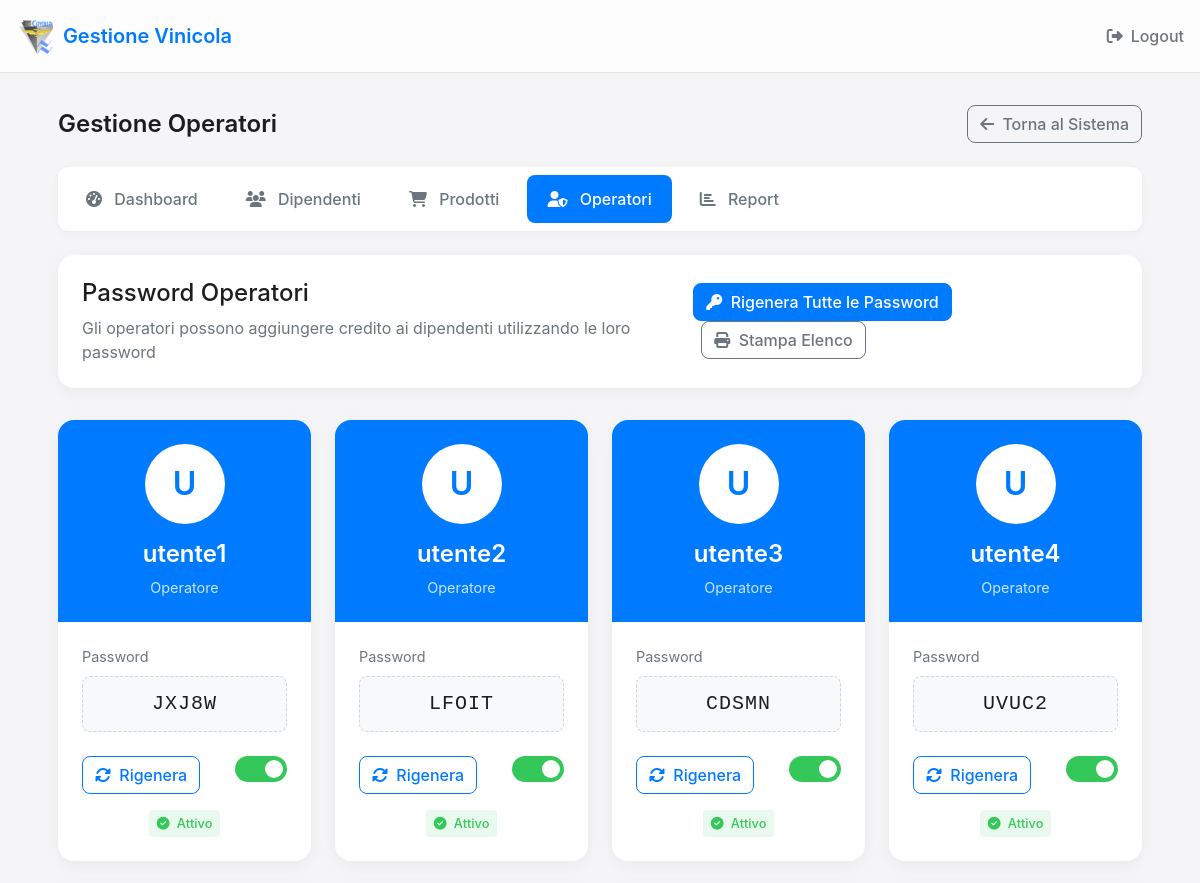
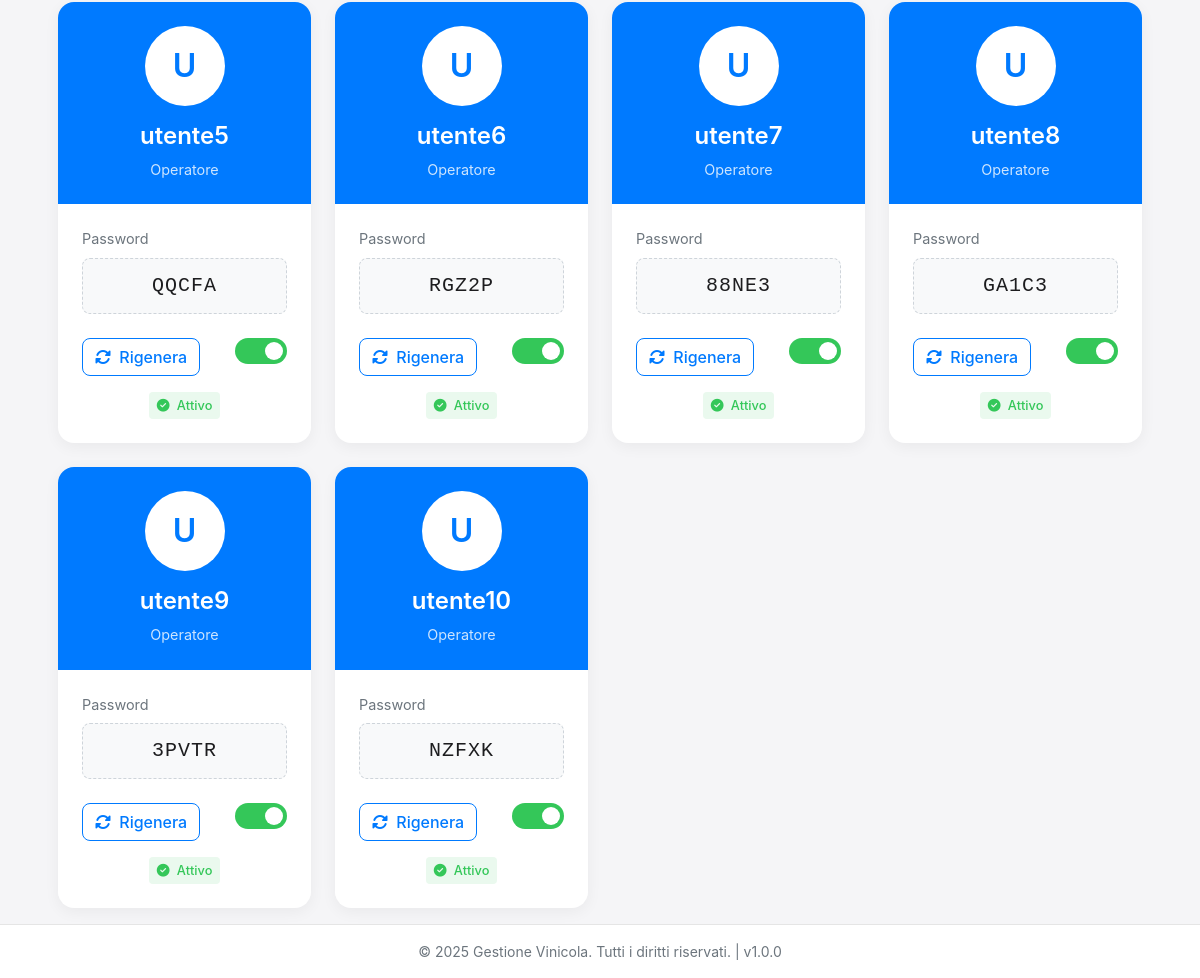
The app's page /admin/operators (signed in), older data (2 pictures, top to bottom).
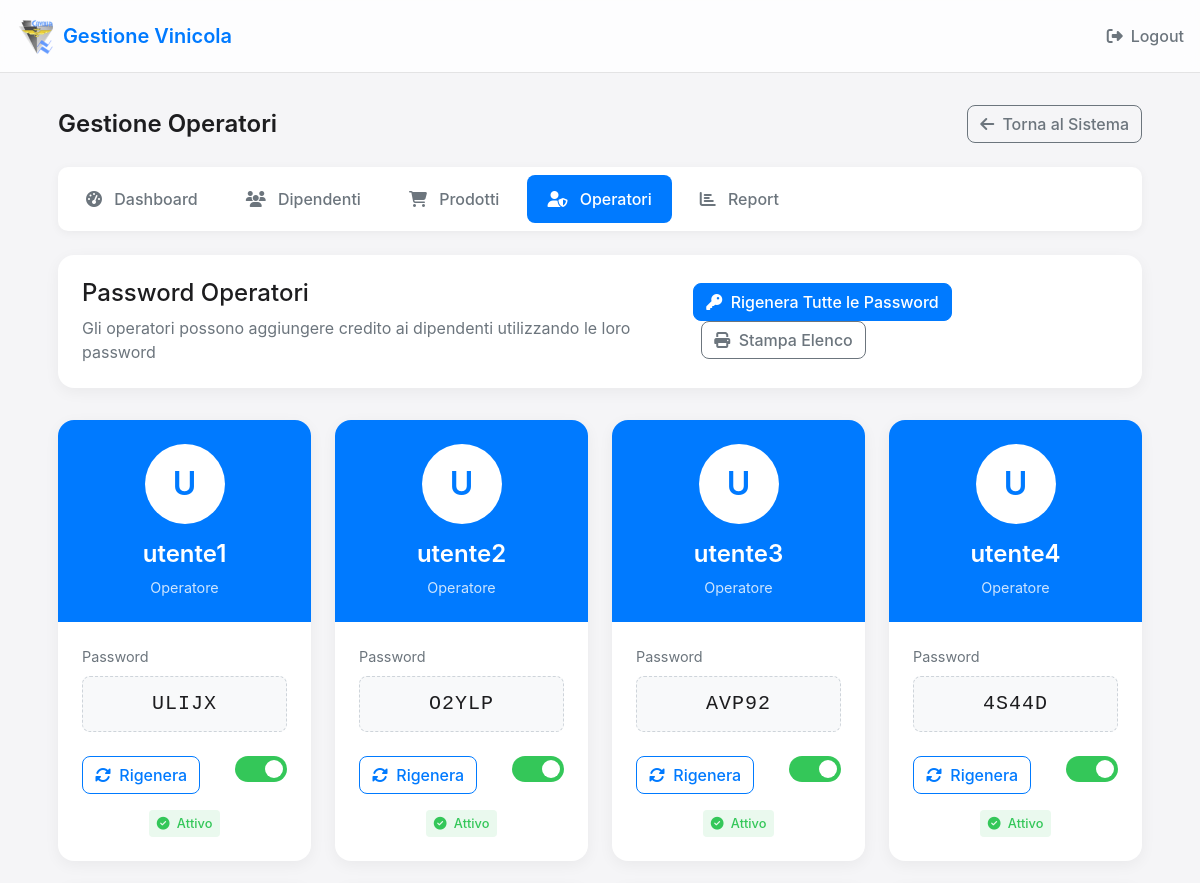
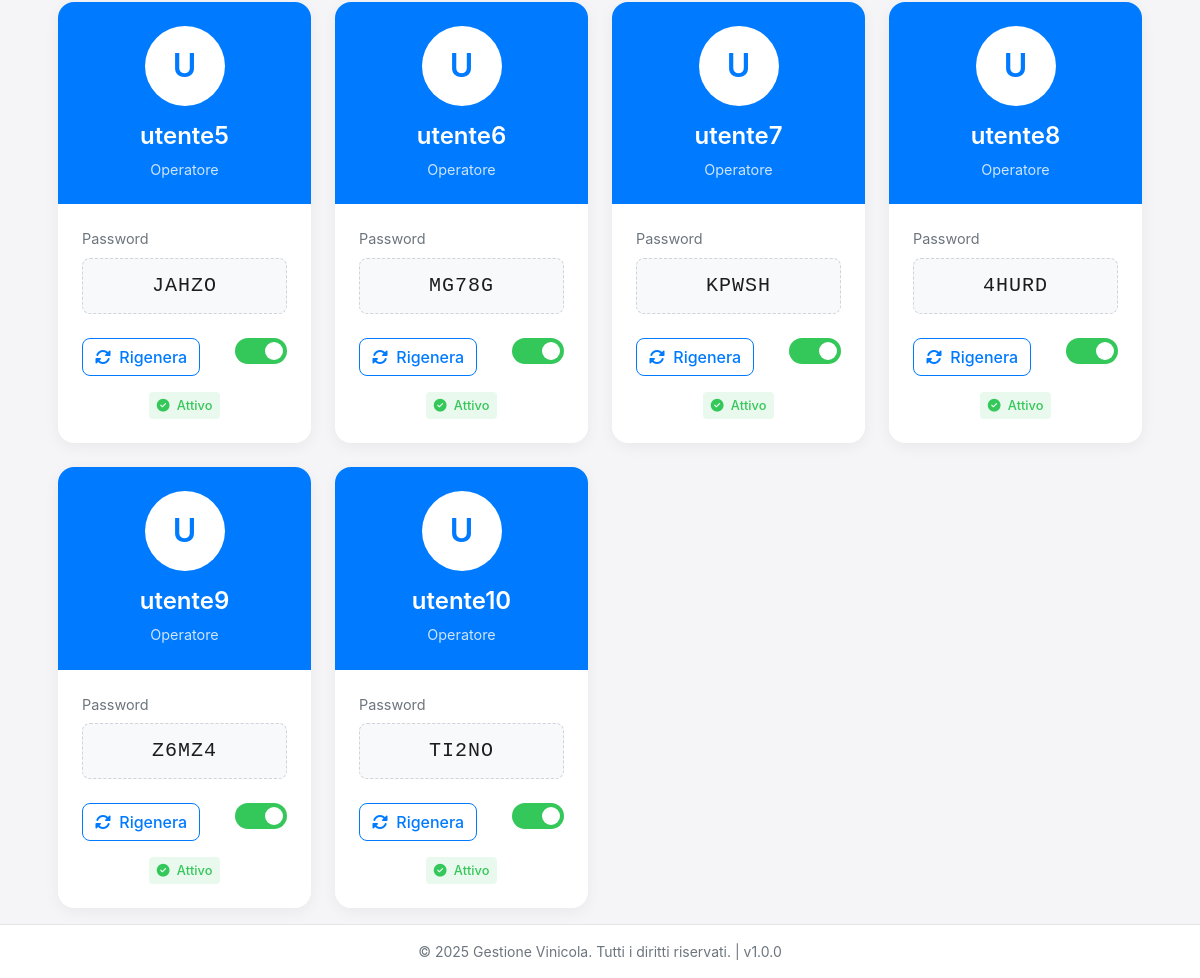
The same page, newer data (2 pictures, top to bottom).
### app.py (models this page shows)
class Operator(db.Model):
    id = db.Column(db.Integer, primary_key=True)
    username = db.Column(db.String(50), unique=True)  # utente1, utente2, ecc.
    password = db.Column(db.String(10))  # Password in chiaro per facilità di uso (5 caratteri)
    active = db.Column(db.Boolean, default=True)

### app.py (the view)
@app.route('/admin/operators')
def admin_operators():
    if session.get('admin_logged_in') != True:
        return redirect(url_for('admin_login'))
    operators = Operator.query.all()
    return render_template('admin_operators.html', operators=operators)

### app.py (called while the page is built)
@app.context_processor
def inject_app_info():
    now = datetime.now()
    return {
        'app_name': app.config['APP_NAME'],
        'app_version': app.config['APP_VERSION'],
        'now': now
    }

### templates/admin_operators.html (shortened to what this page needs)
{% extends "base.html" %}
{% block header_actions %}
<a href="{{ url_for('admin_logout') }}" class="logout-button">
    <i class="fas fa-sign-out-alt"></i> Logout
</a>
{% endblock %}
{% block content %}
<div class="admin-container">
    <div class="admin-header">
        <h1 class="admin-title">Gestione Operatori</h1>
        <div>
            <a href="{{ url_for('index') }}" class="btn btn-outline-secondary">
                <i class="fas fa-arrow-left me-1"></i> Torna al Sistema
            </a>
        </div>
    </div>
    <div class="admin-tabs">
        <a href="{{ url_for('admin_dashboard') }}" class="admin-tab">
            <i class="fas fa-tachometer-alt"></i> Dashboard
        </a>
        <a href="{{ url_for('admin_employees') }}" class="admin-tab">
            <i class="fas fa-users"></i> Dipendenti
        </a>
        <a href="{{ url_for('admin_products') }}" class="admin-tab">
            <i class="fas fa-shopping-cart"></i> Prodotti
        </a>
        <a href="{{ url_for('admin_operators') }}" class="admin-tab active">
            <i class="fas fa-user-shield"></i> Operatori
        </a>
        <a href="{{ url_for('admin_reports') }}" class="admin-tab">
            <i class="fas fa-chart-bar"></i> Report
        </a>
    </div>
    <div class="card regenerate-section">
        <div class="card-body">
            <div class="d-flex justify-content-between align-items-center">
                <div>
                    <h4 class="mb-2">Password Operatori</h4>
                    <p class="text-muted mb-0">Gli operatori possono aggiungere credito ai dipendenti utilizzando le loro password</p>
                </div>
                <div>
                    <button id="regenerateAllBtn" class="btn btn-primary">
                        <i class="fas fa-key me-1"></i> Rigenera Tutte le Password
                    </button>
                    <button id="printPasswordsBtn" class="btn btn-outline-secondary ms-2">
                        <i class="fas fa-print me-1"></i> Stampa Elenco
                    </button>
                </div>
            </div>
        </div>
    </div>
    <div class="operators-grid">
        {% for operator in operators %}
        <div class="operator-card">
            <div class="operator-header">
                <div class="operator-avatar">{{ operator.username[0]|upper }}</div>
                <h3 class="operator-username">{{ operator.username }}</h3>
                <div class="operator-role">Operatore</div>
            </div>
            <div class="operator-body">
                <div class="operator-password-section">
                    <div class="operator-password-label">Password</div>
                    <div class="operator-password">{{ operator.password }}</div>
                </div>
                <div class="operator-actions">
                    <button class="btn btn-outline-primary regenerate-single-btn" data-operator-id="{{ operator.id }}">
                        <i class="fas fa-sync-alt me-1"></i> Rigenera
                    </button>
                    <div>
                        <label class="toggle-active">
                            <span class="slider"></span>
                        </label>
                    </div>
                </div>
                <div class="activity-status">
                    <span class="activity-label {% if operator.active %}activity-active{% else %}activity-inactive{% endif %}">
                        {% if operator.active %}
                        <i class="fas fa-check-circle me-1"></i> Attivo
                        {% else %}
                        <i class="fas fa-times-circle me-1"></i> Inattivo
                        {% endif %}
                    </span>
                </div>
            </div>
        </div>
        {% endfor %}
    </div>
</div>
{% endblock %}

Row changes from the older to the newer data that the page shows:
changed Operator "utente1": password "JXJ8W" → "ULIJX"
changed Operator "utente2": password "LFOIT" → "O2YLP"
changed Operator "utente3": password "CDSMN" → "AVP92"
changed Operator "utente4": password "UVUC2" → "4S44D"
changed Operator "utente5": password "QQCFA" → "JAHZO"
changed Operator "utente6": password "RGZ2P" → "MG78G"
changed Operator "utente7": password "88NE3" → "KPWSH"
changed Operator "utente8": password "GA1C3" → "4HURD"
changed Operator "utente9": password "3PVTR" → "Z6MZ4"
changed Operator "utente10": password "NZFXK" → "TI2NO"
